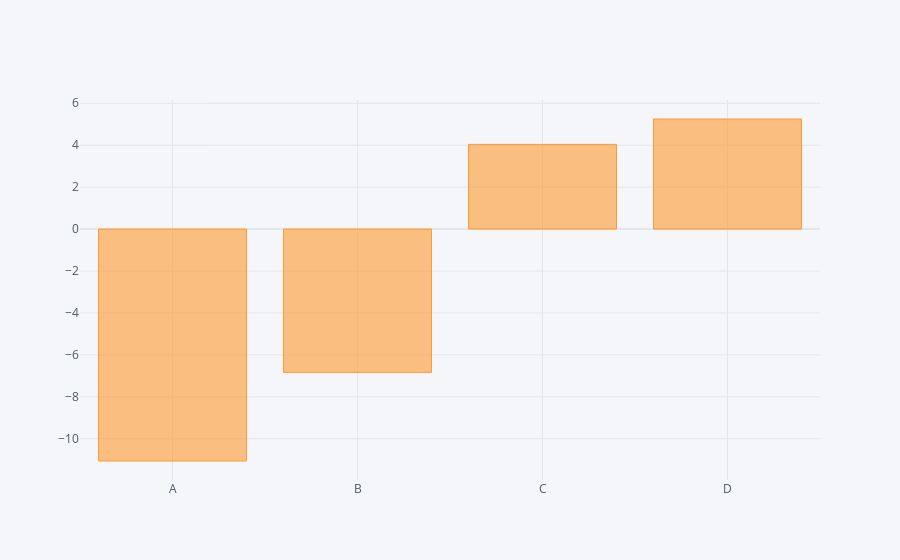

Write notebook code for a chart like this one.
### Code cell
df.sum().iplot(kind='bar')

### Figure 1 — Plotly figure (JSON) as saved in the notebook; plotly's stock layout.template omitted (floating-point values rounded to 4 significant figures)
{"data": [{"marker": {"color": "rgba(255, 153, 51, 0.6)", "line": {"color": "rgba(255, 153, 51, 1.0)", "width": 1}}, "name": "None", "orientation": "v", "text": "", "type": "bar", "x": ["A", "B", "C", "D"], "y": [-11.06, -6.833, 4.04, 5.25]}], "layout": {"legend": {"bgcolor": "#F5F6F9", "font": {"color": "#4D5663"}}, "paper_bgcolor": "#F5F6F9", "plot_bgcolor": "#F5F6F9", "title": {"font": {"color": "#4D5663"}}, "xaxis": {"gridcolor": "#E1E5ED", "showgrid": true, "tickfont": {"color": "#4D5663"}, "title": {"font": {"color": "#4D5663"}, "text": ""}, "zerolinecolor": "#E1E5ED"}, "yaxis": {"gridcolor": "#E1E5ED", "showgrid": true, "tickfont": {"color": "#4D5663"}, "title": {"font": {"color": "#4D5663"}, "text": ""}, "zerolinecolor": "#E1E5ED"}}}
